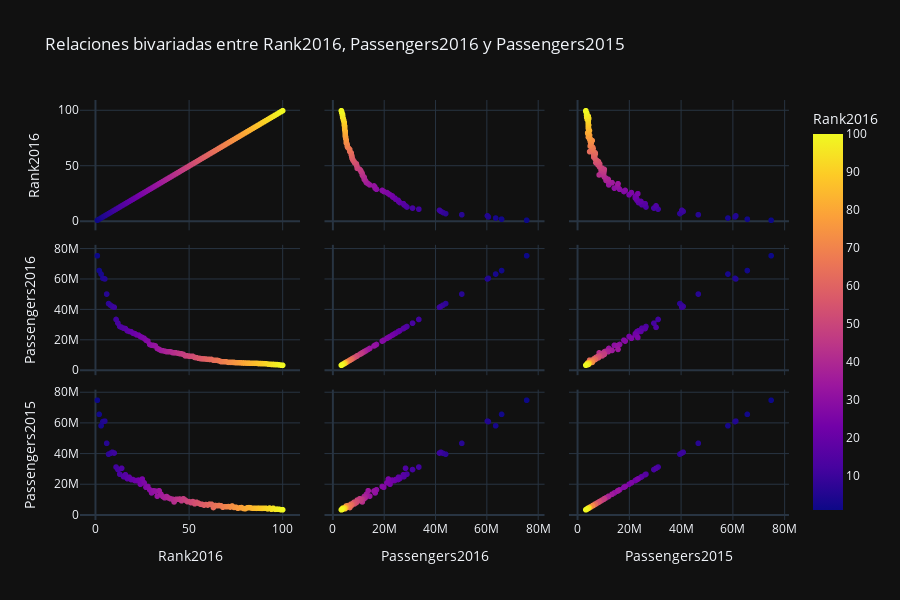

Notebook source saved alongside this figure:
### Code cell
px.scatter_matrix(df[["Rank2016", "Passengers2016", "Passengers2015"]], title="Relaciones bivariadas entre Rank2016, Passengers2016 y Passengers2015", template="plotly_dark", color="Rank2016", height=600)
